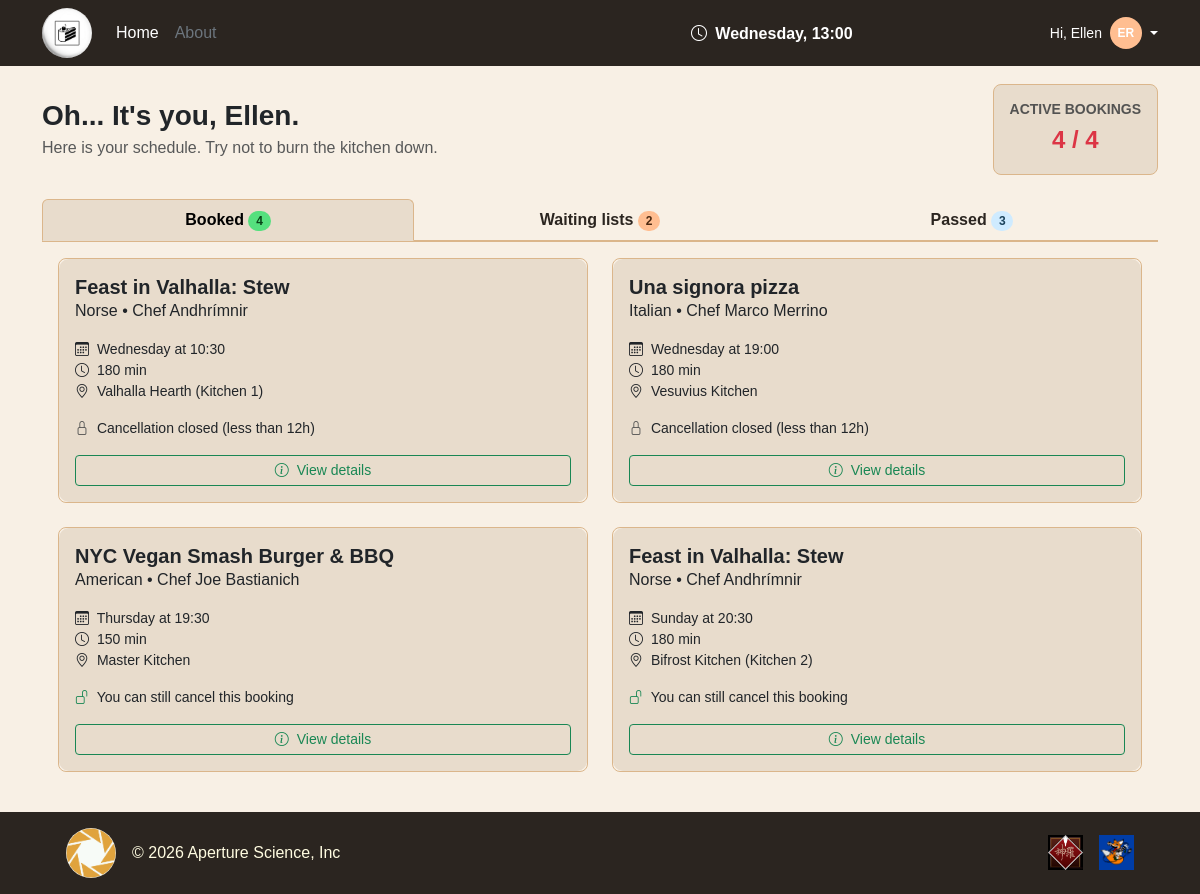
The app's page /student_profile (signed in) with its own data.
### tables this page shows
CREATE TABLE "USER" (
	"email"	TEXT NOT NULL UNIQUE,
	"first_name"	TEXT NOT NULL,
	"last_name"	TEXT NOT NULL,
	"password_hash"	TEXT NOT NULL,
	"role"	TEXT NOT NULL CHECK("role" IN ('manager', 'student')),
	PRIMARY KEY("email")
);

CREATE TABLE "BOOKING" (
	"id"	INTEGER NOT NULL UNIQUE,
	"rating"	INTEGER CHECK("rating" BETWEEN 1 AND 5),
	"status"	TEXT NOT NULL CHECK("status" IN ('ENROLLED', 'WAITING')),
	"CLASS_SESSION_id"	INTEGER NOT NULL,
	"USER_email"	TEXT NOT NULL,
	UNIQUE("CLASS_SESSION_id","USER_email"),
	PRIMARY KEY("id" AUTOINCREMENT),
	FOREIGN KEY("CLASS_SESSION_id") REFERENCES "CLASS_SESSION"("id") ON DELETE CASCADE,
	FOREIGN KEY("USER_email") REFERENCES "USER"("email") ON DELETE CASCADE
);

CREATE TABLE "COOKING_CLASS" (
	"id"	INTEGER NOT NULL UNIQUE,
	"cuisine"	TEXT NOT NULL,
	"title"	TEXT NOT NULL,
	"duration"	INTEGER NOT NULL,
	"difficulty"	TEXT NOT NULL CHECK("difficulty" IN ('Beginner', 'Intermediate', 'Advanced')),
	"chef_name"	TEXT NOT NULL,
	"description"	TEXT NOT NULL,
	"dietary_category"	TEXT NOT NULL CHECK("dietary_category" IN ('Standard', 'Vegetarian', 'Vegan', 'Gluten-free')),
	"photo_1"	TEXT NOT NULL,
	"photo_2"	TEXT NOT NULL,
	"photo_3"	TEXT NOT NULL,
	"USER_email"	TEXT NOT NULL,
	PRIMARY KEY("id" AUTOINCREMENT),
	FOREIGN KEY("USER_email") REFERENCES "USER"("email") ON DELETE CASCADE
);

CREATE TABLE "CLASS_SESSION" (
	"id"	INTEGER NOT NULL UNIQUE,
	"max_capacity"	INTEGER NOT NULL,
	"start_time"	TEXT NOT NULL,
	"day_of_week"	TEXT NOT NULL,
	"kitchen"	TEXT NOT NULL,
	"COOKING_CLASS_id"	INTEGER NOT NULL,
	PRIMARY KEY("id" AUTOINCREMENT),
	FOREIGN KEY("COOKING_CLASS_id") REFERENCES "COOKING_CLASS"("id") ON DELETE CASCADE
);

### app.py (the view)
@app.route("/student_profile")
@login_required
def student_profile():
    if current_user.role != "student":
        return redirect(url_for("home"))
    all_sessions = booking_dao.get_user_enrolled_sessions(current_user.email)
    all_sessions = utilities_dao.sort_sessions_chronologically(all_sessions)
    upcoming_sessions = []
    past_sessions = []
    on_waiting_list = []
    for session in all_sessions:
        session = dict(session)
        ended = utilities_dao.check_end_of_session(session["day_of_week"], session["start_time"], session["duration"])
        if session["status"] == "WAITING":
            if not ended:
                session["waiting_position"] = booking_dao.get_waiting_list_positions(current_user.email, session["id"])
                on_waiting_list.append(session)
        elif ended:
            past_sessions.append(session)
        else:
            session["deletable"] = utilities_dao.check_delete_eligibility(session["day_of_week"], session["start_time"])
            upcoming_sessions.append(session)
    return render_template(
        "student/student_profile.html",
        upcoming_sessions=upcoming_sessions,
        past_sessions=past_sessions,
        on_waiting_list=on_waiting_list,
        max_enrollments=utilities_dao.MAX_ENROLLMENTS
        )

### app.py (called while the page is built)
@login_manager.user_loader
def load_user(user_id):
    db_user = user_dao.get_user_by_email(user_id)
    if not db_user:
        return None
    return User(
        email=db_user["email"],
        first_name=db_user["first_name"],
        last_name=db_user["last_name"],
        password=db_user["password_hash"],
        role=db_user["role"]
    )

@app.context_processor
def inject_current_time():
    return {"current_day": utilities_dao.CURRENT_DAY, "current_time": utilities_dao.CURRENT_TIME}

### dao/booking_dao.py (called while the page is built)
def get_waiting_list_positions(user_email, session_id):
    conn = utilities_dao.db_connect()
    cursor = conn.cursor()
    query = """
        SELECT COUNT(*) AS position
        FROM BOOKING
        WHERE CLASS_SESSION_id = ?
            AND status = 'WAITING'
            AND id <= (
                SELECT id
                FROM BOOKING
                WHERE CLASS_SESSION_id = ?
                    AND USER_email = ?
            )
        """
    cursor.execute(query, (session_id, session_id, user_email))
    waiting_list = cursor.fetchone()
    utilities_dao.close_connection(conn, cursor)
    return waiting_list["position"] if waiting_list else None

### dao/user_dao.py (called while the page is built)
def get_user_by_email(email):
    conn = utilities_dao.db_connect()
    cursor = conn.cursor()
    cursor.execute("SELECT * FROM USER WHERE email = ?", (email,))
    user = cursor.fetchone()
    utilities_dao.close_connection(conn, cursor)
    return user

### dao/utilities_dao.py (called while the page is built)
def db_connect():
    conn = sqlite3.connect(DATABASE)
    conn.row_factory = sqlite3.Row
    conn.execute("PRAGMA foreign_keys = ON;")
    return conn

def close_connection(conn, cursor):
    conn.commit()
    cursor.close()
    conn.close()

def get_week_time(day, time_str):
    hours, minutes = time_str.split(":")
    return datetime.timedelta(days=DAYS.index(day), hours=int(hours), minutes=int(minutes))

def get_minutes(time_str):
    return datetime.timedelta(minutes=int(time_str))

def sort_sessions_chronologically(sessions_list):
    sessions_list.sort(key=lambda s: (DAYS.index(s["day_of_week"]), s["start_time"]))
    return sessions_list

def check_delete_eligibility(day, time):
    session_time = get_week_time(day, time)
    current_time = get_week_time(CURRENT_DAY, CURRENT_TIME)
    return session_time - current_time >= MIN_TIME_BEFORE_SESSION

### templates/student/student_profile.html (shortened to what this page needs)
{% extends "base.html" %}
{% block content %}
<div class="container my-4">
    <div class="d-flex flex-wrap align-items-center justify-content-between mb-4">
        <div>
            <h3 class="fw-bold mb-1">Oh... It's you, {{ current_user.first_name }}.</h3>
            <p class="text-muted mb-0">Here is your schedule. Try not to burn the kitchen down.</p>
        </div>
        <div class="card stat-card text-center">
            <div class="card-body p-3">
                <h6 class="small fw-bold text-muted mb-1">ACTIVE BOOKINGS</h6>
                <div class="fs-4 fw-bold {% if upcoming_sessions|length >= max_enrollments %}text-danger{% else %}text-success{% endif %}">
                    {{ upcoming_sessions|length }} / {{ max_enrollments }}
                </div>
            </div>
        </div>
    </div>
    <div class="row mt-4">
        <div class="col-12">
            <ul class="nav nav-tabs nav-justified profile-tabs">
                <li class="nav-item">
                    <a class="nav-link active" data-bs-toggle="tab" href="#booked">
                        <strong>Booked</strong> <span class="badge bg-success rounded-pill">{{ upcoming_sessions|length }}</span>
                    </a>
                </li>
                <li class="nav-item">
                    <a class="nav-link" data-bs-toggle="tab" href="#waiting">
                        <strong>Waiting lists</strong> <span class="badge badge-waiting rounded-pill">{{ on_waiting_list|length }}</span>
                    </a>
                </li>
                <li class="nav-item">
                    <a class="nav-link" data-bs-toggle="tab" href="#passed">
                        <strong>Passed</strong> <span class="badge badge-passed rounded-pill">{{ past_sessions|length }}</span>
                    </a>
                </li>
            </ul>
            <div class="tab-content p-3">
                <div id="booked" class="tab-pane fade show active">
                    {% if upcoming_sessions %}
                    <div class="row row-cols-1 row-cols-md-2 g-4">
                        {% for upcoming in upcoming_sessions %}
                        <div class="col">
                            <div class="card booking-card h-100">
                                <div class="card-body">
                                    <h5 class="card-title fw-bold mb-0">{{ upcoming.title }}</h5>
                                    <p class="card-text mb-3">{{ upcoming.cuisine }} • Chef {{ upcoming.chef_name }}</p>
                                    <ul class="list-unstyled small mb-3">
                                        <li><i class="bi bi-calendar3 me-1"></i> {{ upcoming.day_of_week }} at {{ upcoming.start_time }}</li>
                                        <li><i class="bi bi-clock me-1"></i> {{ upcoming.duration }} min</li>
                                        <li><i class="bi bi-geo-alt me-1"></i> {{ upcoming.kitchen }}</li>
                                    </ul>
                                    <p class="small mb-3">
                                        {% if upcoming.deletable %}
                                        <i class="bi bi-unlock text-success me-1"></i> You can still cancel this booking
                                        {% else %}
                                        <i class="bi bi-lock text-muted me-1"></i> Cancellation closed (less than 12h)
                                        {% endif %}
                                    </p>
                                    <a href="{{ url_for('session_details', session_id=upcoming.id) }}" class="btn btn-outline-success btn-sm w-100">
                                        <i class="bi bi-info-circle me-1"></i> View details
                                    </a>
                                </div>
                            </div>
                        </div>
                        {% endfor %}
                    </div>
                    {% else %}
                    <div class="text-center py-5 text-muted"><p class="mb-0">You haven't made any reservations yet.</p></div>
                    {% endif %}
                </div>
            </div>
        </div>
    </div>
</div>
{% endblock %}

### templates/base.html (shortened to what this page needs)
<!DOCTYPE html>
<html lang="en">
<head>
    <link href="https://cdn.jsdelivr.net/npm/bootstrap@5.3.3/dist/css/bootstrap.min.css" rel="stylesheet">
    <link rel="stylesheet" href="https://cdn.jsdelivr.net/npm/bootstrap-icons@1.11.3/font/bootstrap-icons.min.css">
    <link rel="stylesheet" href="{{ url_for('static', filename='css/root.css') }}">
    <link rel="stylesheet" href="{{ url_for('static', filename='css/index.css') }}">
    <link rel="stylesheet" href="{{ url_for('static', filename='css/authentication.css') }}">
    <link rel="stylesheet" href="{{ url_for('static', filename='css/profiles.css') }}">
    <link rel="stylesheet" href="{{ url_for('static', filename='css/session.css') }}">
</head>
<body class="d-flex flex-column min-vh-100">
    <header class="fixed-top py-2 app-header">
        <div class="container">
            <div class="d-flex flex-wrap align-items-center">
                <a href="{{ url_for('home') }}" class="d-flex align-items-center me-3 text-white text-decoration-none">
                    <img class="site-logo rounded-circle" width="50" height="50"
                        src="{{ url_for('static', filename='img/logos/cake_3.jpg') }}"
                        alt="The cake is a lie logo">
                </a>
                <ul class="nav me-auto mb-2 mb-md-0">
                    <li><a href="{{ url_for('home') }}" class="nav-link px-2 text-white">Home</a></li>
                    <li><a href="#" class="nav-link px-2 text-secondary">About</a></li>
                </ul>
                <span class="badge fs-6 me-3">
                    <i class="bi bi-clock me-1"></i> {{ current_day }}, {{ current_time }}
                </span>
                <div class="col-md-3 text-end">
                    {% if not current_user.is_authenticated %}
                    <a href="{{ url_for('login') }}" type="button" class="btn btn-primary me-2">Login</a>
                    {% else %}
                    <div class="dropdown text-end">
                        <a href="#"
                            class="d-inline-flex align-items-center text-white text-decoration-none dropdown-toggle"
                            data-bs-toggle="dropdown" aria-expanded="false">
                            <span class="me-2 small">Hi, {{ current_user.first_name }}</span>
                            <span class="avatar-initials btn-primary text-white rounded-circle d-inline-flex align-items-center justify-content-center me-1">
                                {{ current_user.first_name[0] }}{{ current_user.last_name[0] }}
                            </span>
                        </a>
                    </div>
                    {% endif %}
                </div>
            </div>
        </div>
    </header>
    <main class="flex-grow-1">
        {% block content %}
        {% endblock %}
    </main>
    <footer class="py-3 mt-auto app-footer">
        <div class="container">
            <div class=" d-flex flex-wrap justify-content-between align-items-center">
                <div class="col-md-4 d-flex align-items-center mx-4">
                    <a href="{{ url_for('home') }}" class="d-flex align-items-center me-3 text-white text-decoration-none">
                        <img class="site-logo rounded-circle" width="50" height="50" src="{{ url_for('static', filename='img/logos/aperture_science.jpg') }}" alt="">
                    </a>
                    <span class="text-body-primary">© 2026 Aperture Science, Inc</span>
                </div>
                <ul class="nav col-md-4 justify-content-end list-unstyled d-flex mx-4">
                    <li class="ms-3">
                        <a class="text-body-secondary" href="#" aria-label="Shinra Inc">
                            <img src="{{ url_for('static', filename='img/logos/shinra_logo.jpg') }}" alt="Shinra Inc" width="35" height="35">
                        </a>
                    </li>
                    <li class="ms-3">
                        <a class="text-body-secondary" href="#" aria-label="Fox Hound">
                            <img src="{{ url_for('static', filename='img/logos/fox_hound_logo.jpg') }}" alt="Fox Hound" width="35" height="35">
                        </a>
                    </li>
                </ul>
            </div>
        </div>
    </footer>
</body>
</html>

### static/css/root.css (style rules this page uses)
:root { --brand-peach: #FFBE91; --brand-cream: #FFDDB0; --brand-turquoise: #CFEBFF; --brand-vanilla: #FFFCE1; --brand-green: #55E07E; --dark-warm: #2B2520; --brand-bg: #F8F0E5; --brand-card: #e8dccc; --brand-auth: #e9e2d7; --brand-footer: #EADBC8; --brand-border: #dbb68b; --brand-orange: #EB7F31; }
html { scrollbar-width: thin; scrollbar-color: var(--brand-cream) var(--dark-warm); scroll-behavior: smooth; }
body { background-color: var(--brand-bg); padding-top: 60px; overflow-x: hidden; font-family: Verdana, Geneva, Tahoma, sans-serif; }
.site-logo { object-fit: cover; }
.avatar-initials { width: 32px; height: 32px; font-size: 0.75rem; font-weight: 600; }
.btn-primary { background-color: var(--brand-peach); border-color: var(--brand-peach); color: #ffffff; }
.badge-booked, .badge.bg-success { background-color: var(--brand-green) !important; color: #084318; }
.app-header, .app-footer { background-color: var(--dark-warm) !important; color: var(--brand-vanilla) !important; }

### static/css/profiles.css (style rules this page uses)
.card-body { background-color: var(--brand-card); border-radius: 10px; }
.card.stat-card { border: 1px solid var(--brand-border) !important; border-radius: 8px !important; }
.profile-tabs { border-bottom: 2px solid var(--brand-border); }
.profile-tabs .nav-link { color: var(--dark-warm); border: 1px solid transparent; }
.profile-tabs .nav-link.active { background-color: var(--brand-card); border-color: var(--brand-border) var(--brand-border) var(--brand-card); }
.booking-card { background-color: var(--brand-bg) !important; border: 1px solid var(--brand-border) !important; border-radius: 8px !important; }
.badge-waiting { background-color: var(--brand-peach) !important; color: #4a2810 !important; }
.badge-passed { background-color: var(--brand-turquoise) !important; color: #1a425b !important; }

### static/css/session.css (style rules this page uses)
.container .card:not(.text-bg-light) { background-color: var(--brand-card); border: 1px solid rgba(255, 157, 80, 0.25); border-radius: 12px; }

### records on screen
USER: first_name "Ellen", first_name "E", last_name "R"
BOOKING: title "Feast in Valhalla: Stew", cuisine "Norse", chef_name "Andhrímnir", day_of_week "Wednesday", start_time "10:30", duration "180", kitchen "Valhalla Hearth (Kitchen 1)", shows "Cancellation closed (less than 12h)"
BOOKING: title "Una signora pizza", cuisine "Italian", chef_name "Marco Merrino", day_of_week "Wednesday", start_time "19:00", duration "180", kitchen "Vesuvius Kitchen", shows "Cancellation closed (less than 12h)"
BOOKING: title "NYC Vegan Smash Burger & BBQ", cuisine "American", chef_name "Joe Bastianich", day_of_week "Thursday", start_time "19:30", duration "150", kitchen "Master Kitchen", shows "You can still cancel this booking"
BOOKING: title "Feast in Valhalla: Stew", cuisine "Norse", chef_name "Andhrímnir", day_of_week "Sunday", start_time "20:30", duration "180", kitchen "Bifrost Kitchen (Kitchen 2)", shows "You can still cancel this booking"

### other values on screen
{{ current_day }} "Wednesday"
{{ current_time }} "13:00"
{{ upcoming_sessions|length }} "4"
{{ max_enrollments }} "4"
{{ on_waiting_list|length }} "2"
{{ past_sessions|length }} "3"
